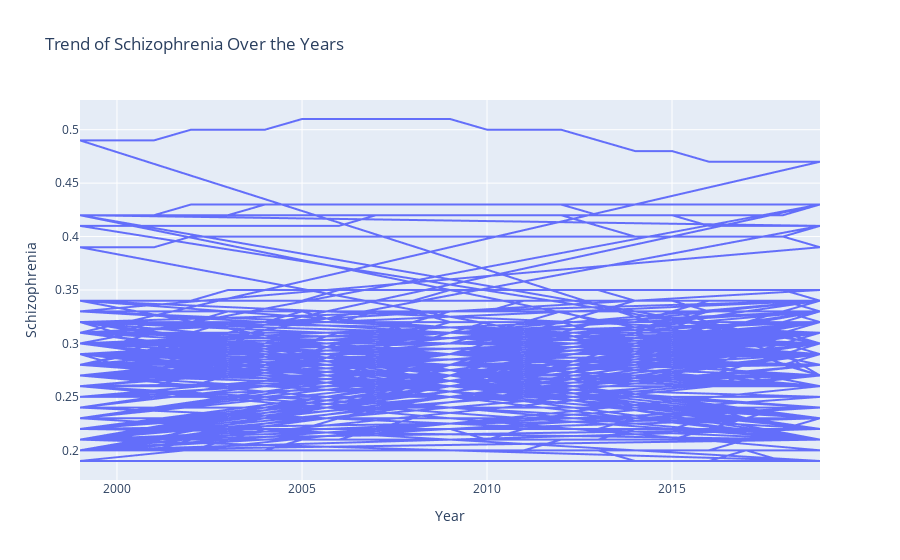

Write notebook code for a chart like this one.
### Markdown cell above
Each line corresponds to a different country within the dataset.

### Code cell
# Select a specific disorder (e.g., Schizophrenia) for time series analysis
disorder = 'Schizophrenia'

# Create a line chart for the trend of the selected disorder over the years
fig = px.line(data, x='Year', y=disorder, title=f'Trend of {disorder} Over the Years')
fig.show()

### Figure 1 — Plotly figure (JSON) as saved in the notebook; plotly's stock layout.template omitted (floating-point values rounded to 4 significant figures; data arrays with more than 128 entries replaced by an {"elided": "..."} marker saying what was removed)
{"data": [{"hovertemplate": "Year=%{x}<br>Schizophrenia=%{y}<extra></extra>", "legendgroup": "", "line": {"color": "#636efa", "dash": "solid"}, "marker": {"symbol": "circle"}, "mode": "lines", "name": "", "showlegend": false, "type": "scattergl", "x": {"elided": "4137 str values"}, "xaxis": "x", "y": {"elided": "4137 float values"}, "yaxis": "y"}], "layout": {"legend": {"tracegroupgap": 0}, "title": {"text": "Trend of Schizophrenia Over the Years"}, "xaxis": {"anchor": "y", "domain": [0, 1], "title": {"text": "Year"}}, "yaxis": {"anchor": "x", "domain": [0, 1], "title": {"text": "Schizophrenia"}}}}
